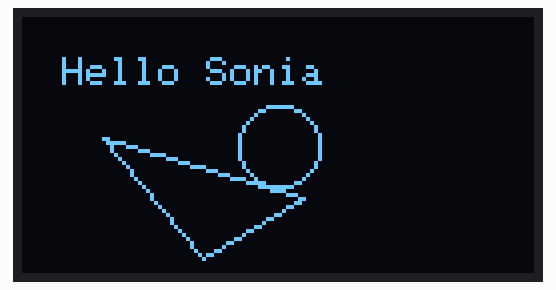
Simulated run of this sketch. Board: Arduino Uno, built with avr-gcc and run on an emulated ATmega328P. Shown: 128×64 one-colour display.

Above: at 0.1 s.

The sketch:

OLED_display.ino
```cpp
#include <Wire.h>
#include <Adafruit_GFX.h>
#include <Adafruit_SSD1306.h>

#define SCREEN_WIDTH 128
#define SCREEN_HEIGHT 64

Adafruit_SSD1306 display(SCREEN_WIDTH, SCREEN_HEIGHT, &Wire, -1);

void setup() {
  display.begin(SSD1306_SWITCHCAPVCC,0x3C);
  display.clearDisplay();
  display.setCursor(10, 10);
  display.setTextSize(1);
  display.setTextColor(WHITE);
  display.print("Hello Sonia");
  display.drawCircle(64, 32, 10, WHITE);
  display.drawTriangle(20, 30, 45, 60, 70, 45, WHITE);
  display.display();
}

void loop() {
  // display.startscrollleft(0, 7);

}
```
